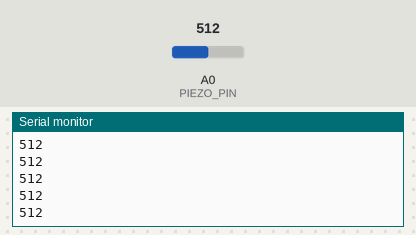
Simulated run of this sketch. Board: Arduino Uno, built with avr-gcc and run on an emulated ATmega328P. Shown: the last lines printed to the serial monitor. The test bench sets the inputs (shaded band); at power-on: A0 (PIEZO_PIN) = 512.

Above: at 1.2 s.
1.3 s: A0 (PIEZO_PIN) set to 716
At 1.8 s:
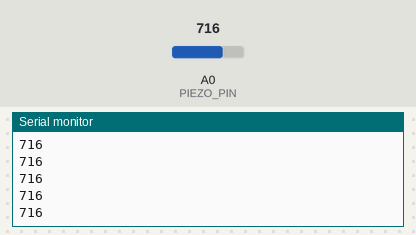
2.8 s: A0 (PIEZO_PIN) set to 900
At 3.5 s:
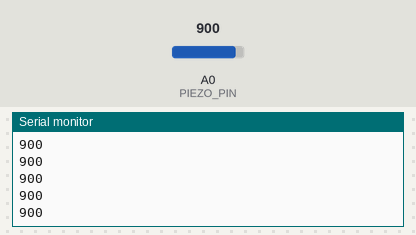
Timing chart, 0 to 5.8 s (numbered marks = the images above; inputs shaded):
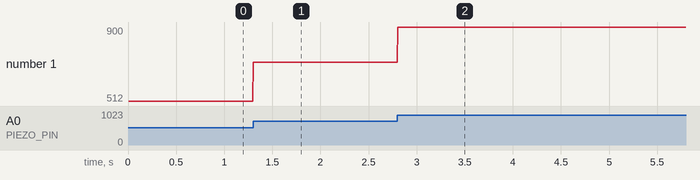

Measured:
- after the input at 1.3 s, the serial monitor: prints a new line at once (image 1)
- after the input at 2.8 s, the serial monitor: prints a new line at once (image 2)
- plotted number 1: 512 → 716 after the input at 1.3 s, 716 → 900 after the input at 2.8 s

The sketch:

piezo_debug.ino
```cpp
// sehgal-arduino — phase 2a piezo serial debug
//
// this sketch does ONE thing: it streams the raw piezo reading to the serial
// monitor so you can watch the values change in real time as you tap the
// sensor. there are no LEDs, no logic, no thresholds. just numbers.
//
// why this exists:
//   every piezo, every wiring layout, every shoe surface produces slightly
//   different readings. you cannot pick a tap-detection threshold from theory
//   — you have to MEASURE it on your actual hardware. this sketch is the
//   measuring tool.
//
// how to use it:
//   1. wire the piezo (see the README, "phase 2 wiring")
//   2. upload this sketch
//   3. open the serial monitor at 115200 baud
//   4. open the serial plotter (tools -> serial plotter) for a live graph
//   5. tap the sensor with your finger. watch the spike.
//   6. tap softer. tap harder. drag a finger across it. drop something near it.
//   7. note the typical resting value, the typical light-tap peak, the typical
//      hard-tap peak, and any walking/handling noise.
//   8. pick a threshold that sits comfortably above noise but below light taps.
//      write it down. that becomes PIEZO_TAP_THRESHOLD in the next sketch.
//
// expected behaviour:
//   - at rest with the 2.2M ohm bleed resistor in place, the value should sit
//     near zero (typically 0-5)
//   - a deliberate finger tap should produce a sharp spike, often 200-800
//   - released energy after a tap may produce a small negative-going dip
//     followed by ringing — this is normal piezo behaviour
//   - if your at-rest value is high (>50) or noisy, the bleed resistor is
//     missing or wired wrong. check that first.

#define PIEZO_PIN        A0
#define SAMPLE_INTERVAL_MS 5     // 200 Hz sample rate. fast enough to catch tap edges.

unsigned long lastSampleMs = 0;

void setup() {
  Serial.begin(115200);
  Serial.println(F("piezo_debug ready. tap the sensor and watch the values."));
}

void loop() {
  unsigned long now = millis();
  if (now - lastSampleMs < SAMPLE_INTERVAL_MS) return;
  lastSampleMs = now;

  int raw = analogRead(PIEZO_PIN);
  Serial.println(raw);
}
```
